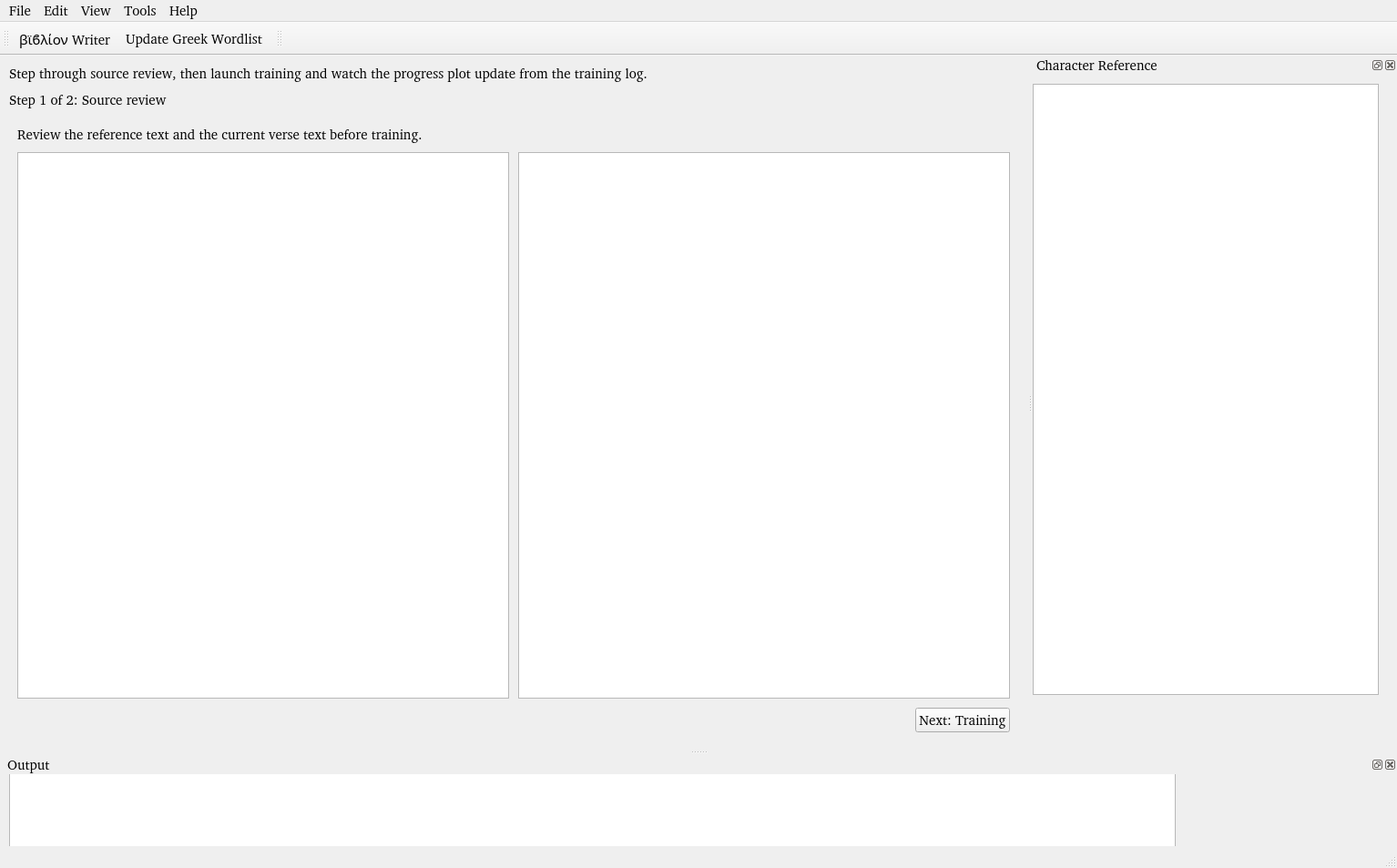
<?xml version="1.0" encoding="UTF-8"?>
<ui version="4.0">
 <class>Trainer</class>
 <widget class="QMainWindow" name="Trainer">
  <property name="enabled">
   <bool>true</bool>
  </property>
  <property name="geometry">
   <rect>
    <x>0</x>
    <y>0</y>
    <width>1363</width>
    <height>928</height>
   </rect>
  </property>
  <property name="font">
   <font>
    <family>FROMVS [MAXR]</family>
    <pointsize>11</pointsize>
    <weight>50</weight>
    <italic>false</italic>
    <bold>false</bold>
   </font>
  </property>
  <property name="windowTitle">
   <string>βϊϐλίον Trainer</string>
  </property>
  <property name="windowIcon">
   <iconset resource="../UI_Icons.qrc">
    <normaloff>:/Icons/Icons/BiblionTrainer1.png</normaloff>:/Icons/Icons/BiblionTrainer1.png</iconset>
  </property>
  <property name="animated">
   <bool>false</bool>
  </property>
  <widget class="QWidget" name="centralwidget">
   <layout class="QVBoxLayout" name="centralLayout">
    <property name="spacing">
     <number>10</number>
    </property>
    <property name="leftMargin">
     <number>10</number>
    </property>
    <property name="topMargin">
     <number>10</number>
    </property>
    <property name="rightMargin">
     <number>10</number>
    </property>
    <property name="bottomMargin">
     <number>10</number>
    </property>
    <item>
     <widget class="QLabel" name="trainerIntroLabel">
      <property name="text">
       <string>Step through source review, then launch training and watch the progress plot update from the training log.</string>
      </property>
      <property name="wordWrap">
       <bool>true</bool>
      </property>
     </widget>
    </item>
    <item>
     <widget class="QLabel" name="pageTitleLabel">
      <property name="text">
       <string>Step 1 of 2: Source review</string>
      </property>
     </widget>
    </item>
    <item>
     <widget class="QStackedWidget" name="page_stack">
      <property name="currentIndex">
       <number>0</number>
      </property>
      <widget class="QWidget" name="page_review">
       <layout class="QVBoxLayout" name="reviewLayout">
        <property name="spacing">
         <number>10</number>
        </property>
        <item>
         <widget class="QLabel" name="reviewHeadingLabel">
          <property name="text">
           <string>Review the reference text and the current verse text before training.</string>
          </property>
          <property name="wordWrap">
           <bool>true</bool>
          </property>
         </widget>
        </item>
        <item>
         <layout class="QHBoxLayout" name="reviewTextLayout">
          <item>
           <widget class="QTextEdit" name="RefText">
            <property name="minimumSize">
             <size>
              <width>540</width>
              <height>600</height>
             </size>
            </property>
            <property name="font">
             <font>
              <pointsize>8</pointsize>
             </font>
            </property>
            <property name="readOnly">
             <bool>true</bool>
            </property>
           </widget>
          </item>
          <item>
           <widget class="QTextEdit" name="VerseText">
            <property name="minimumSize">
             <size>
              <width>540</width>
              <height>600</height>
             </size>
            </property>
            <property name="font">
             <font>
              <pointsize>8</pointsize>
             </font>
            </property>
           </widget>
          </item>
         </layout>
        </item>
        <item>
         <layout class="QHBoxLayout" name="reviewNavLayout">
          <item>
           <spacer name="reviewNavSpacer">
            <property name="orientation">
             <enum>Qt::Horizontal</enum>
            </property>
            <property name="sizeHint" stdset="0">
             <size>
              <width>40</width>
              <height>20</height>
             </size>
            </property>
           </spacer>
          </item>
          <item>
           <widget class="QPushButton" name="stepReviewNextButton">
            <property name="text">
             <string>Next: Training</string>
            </property>
           </widget>
          </item>
         </layout>
        </item>
       </layout>
      </widget>
      <widget class="QWidget" name="page_training">
       <layout class="QVBoxLayout" name="trainingLayout">
        <property name="spacing">
         <number>10</number>
        </property>
        <item>
         <widget class="QLabel" name="trainingHeadingLabel">
          <property name="text">
           <string>Training workspace, progress plot, and launch controls.</string>
          </property>
          <property name="wordWrap">
           <bool>true</bool>
          </property>
         </widget>
        </item>
        <item>
         <widget class="QLabel" name="trainingSummaryLabel">
          <property name="text">
           <string/>
          </property>
          <property name="wordWrap">
           <bool>true</bool>
          </property>
         </widget>
        </item>
        <item>
         <widget class="QWidget" name="trainingPlotContainer">
          <property name="minimumSize">
           <size>
            <width>0</width>
            <height>360</height>
           </size>
          </property>
         </widget>
        </item>
        <item>
         <layout class="QHBoxLayout" name="trainingNavLayout">
          <item>
           <widget class="QPushButton" name="stepTrainingBackButton">
            <property name="text">
             <string>Back</string>
            </property>
           </widget>
          </item>
          <item>
           <widget class="QPushButton" name="stepTrainingRefreshButton">
            <property name="text">
             <string>Refresh Progress</string>
            </property>
           </widget>
          </item>
          <item>
           <widget class="QPushButton" name="stepTrainingStartButton">
            <property name="text">
             <string>Start Training</string>
            </property>
           </widget>
          </item>
          <item>
           <spacer name="trainingNavSpacer">
            <property name="orientation">
             <enum>Qt::Horizontal</enum>
            </property>
            <property name="sizeHint" stdset="0">
             <size>
              <width>40</width>
              <height>20</height>
             </size>
            </property>
           </spacer>
          </item>
         </layout>
        </item>
       </layout>
      </widget>
     </widget>
    </item>
   </layout>
  </widget>
  <widget class="QMenuBar" name="menubar">
   <property name="geometry">
    <rect>
     <x>0</x>
     <y>0</y>
     <width>1363</width>
     <height>20</height>
    </rect>
   </property>
   <widget class="QMenu" name="menuFile">
    <property name="font">
     <font>
      <family>Ubuntu</family>
      <pointsize>11</pointsize>
     </font>
    </property>
    <property name="title">
     <string>File</string>
    </property>
    <addaction name="actionOpen_Reference_Text"/>
    <addaction name="actionOpen_Text"/>
    <addaction name="actionSave_Text"/>
    <addaction name="actionSave_As_Text"/>
   </widget>
   <widget class="QMenu" name="menuEdit">
    <property name="title">
     <string>Edit</string>
    </property>
    <addaction name="actionPreferences"/>
   </widget>
   <widget class="QMenu" name="menuView">
    <property name="title">
     <string>View</string>
    </property>
   </widget>
   <widget class="QMenu" name="menuTools">
    <property name="title">
     <string>Tools</string>
    </property>
    <addaction name="action_Writer"/>
    <addaction name="actionUpdate_Greek_Wordlist"/>
    <addaction name="actionUpdate_Hebrew_Wordlist"/>
    <addaction name="actionUpdate_Latin_Wordlist"/>
   </widget>
   <widget class="QMenu" name="menuHelp">
    <property name="title">
     <string>Help</string>
    </property>
   </widget>
   <addaction name="menuFile"/>
   <addaction name="menuEdit"/>
   <addaction name="menuView"/>
   <addaction name="menuTools"/>
   <addaction name="menuHelp"/>
  </widget>
  <widget class="QStatusBar" name="statusbar"/>
  <widget class="QDockWidget" name="dockOutput">
   <property name="enabled">
    <bool>true</bool>
   </property>
   <property name="minimumSize">
    <size>
     <width>100</width>
     <height>100</height>
    </size>
   </property>
   <property name="baseSize">
    <size>
     <width>520</width>
     <height>200</height>
    </size>
   </property>
   <property name="accessibleName">
    <string/>
   </property>
   <property name="accessibleDescription">
    <string/>
   </property>
   <property name="floating">
    <bool>false</bool>
   </property>
   <property name="allowedAreas">
    <set>Qt::BottomDockWidgetArea|Qt::LeftDockWidgetArea</set>
   </property>
   <property name="windowTitle">
    <string> Output</string>
   </property>
   <attribute name="dockWidgetArea">
    <number>8</number>
   </attribute>
   <widget class="QWidget" name="dockOutputContents">
    <property name="minimumSize">
     <size>
      <width>0</width>
      <height>0</height>
     </size>
    </property>
    <widget class="QTextEdit" name="OutputText">
     <property name="geometry">
      <rect>
       <x>10</x>
       <y>-1</y>
       <width>1281</width>
       <height>101</height>
      </rect>
     </property>
     <property name="minimumSize">
      <size>
       <width>100</width>
       <height>100</height>
      </size>
     </property>
    </widget>
   </widget>
  </widget>
  <widget class="QDockWidget" name="dockChrRef">
   <property name="minimumSize">
    <size>
     <width>400</width>
     <height>619</height>
    </size>
   </property>
   <property name="baseSize">
    <size>
     <width>200</width>
     <height>200</height>
    </size>
   </property>
   <property name="allowedAreas">
    <set>Qt::BottomDockWidgetArea|Qt::RightDockWidgetArea</set>
   </property>
   <property name="windowTitle">
    <string>Character Reference</string>
   </property>
   <attribute name="dockWidgetArea">
    <number>2</number>
   </attribute>
   <widget class="QWidget" name="dockChrRefContents">
    <property name="minimumSize">
     <size>
      <width>400</width>
      <height>600</height>
     </size>
    </property>
    <widget class="QPlainTextEdit" name="ChrRefplainTextEdit">
     <property name="geometry">
      <rect>
       <x>0</x>
       <y>10</y>
       <width>380</width>
       <height>671</height>
      </rect>
     </property>
     <property name="minimumSize">
      <size>
       <width>360</width>
       <height>500</height>
      </size>
     </property>
     <property name="font">
      <font>
       <family>FROMVS</family>
       <pointsize>18</pointsize>
      </font>
     </property>
     <property name="documentTitle">
      <string>Character Reference</string>
     </property>
    </widget>
   </widget>
  </widget>
  <widget class="QToolBar" name="ModulesToolBar">
   <property name="windowTitle">
    <string>Versify Text Tool Bar</string>
   </property>
   <property name="toolTip">
    <string>Versify Text Tool Bar</string>
   </property>
   <attribute name="toolBarArea">
    <enum>TopToolBarArea</enum>
   </attribute>
   <attribute name="toolBarBreak">
    <bool>false</bool>
   </attribute>
   <addaction name="action_Writer"/>
   <addaction name="actionUpdate_Greek_Wordlist"/>
  </widget>
  <widget class="QToolBar" name="toolBar">
   <property name="windowTitle">
    <string>toolBar</string>
   </property>
   <attribute name="toolBarArea">
    <enum>TopToolBarArea</enum>
   </attribute>
   <attribute name="toolBarBreak">
    <bool>false</bool>
   </attribute>
  </widget>
  <action name="actionpdf_to_tiff">
   <property name="icon">
    <iconset>
     <normaloff>:/Icons/Icons/ocr2.png</normaloff>:/Icons/Icons/ocr2.png</iconset>
   </property>
   <property name="text">
    <string>pdf for tiff</string>
   </property>
  </action>
  <action name="actionmove_pdf_for_tiff">
   <property name="text">
    <string>pdf to tiff</string>
   </property>
  </action>
  <action name="actiontiff_to_mono">
   <property name="text">
    <string>tiff to mono</string>
   </property>
  </action>
  <action name="actionmono_to_png">
   <property name="text">
    <string>mono to png</string>
   </property>
  </action>
  <action name="actiontiff_to_png">
   <property name="text">
    <string>tiff to png</string>
   </property>
  </action>
  <action name="actionGreek">
   <property name="text">
    <string>Greek</string>
   </property>
  </action>
  <action name="actiontiff_to_png_2">
   <property name="text">
    <string>tiff to png</string>
   </property>
  </action>
  <action name="actionpdf_for_tiff">
   <property name="text">
    <string>pdf for tiff</string>
   </property>
  </action>
  <action name="actionpdf_for_tiff_tb">
   <property name="icon">
    <iconset resource="../UI_Icons.qrc">
     <normaloff>:/Icons/Icons/pdf4tiff.png</normaloff>:/Icons/Icons/pdf4tiff.png</iconset>
   </property>
   <property name="text">
    <string>pdf For tiff</string>
   </property>
   <property name="toolTip">
    <string>Stage extracted pdf pages FOR tif conversion</string>
   </property>
   <property name="statusTip">
    <string>Staging extracted pdf pages...</string>
   </property>
  </action>
  <action name="actionpdf_to_tiff_tb">
   <property name="icon">
    <iconset resource="../UI_Icons.qrc">
     <normaloff>:/Icons/Icons/pdf2tiff.png</normaloff>:/Icons/Icons/pdf2tiff.png</iconset>
   </property>
   <property name="text">
    <string>pdf To tiff</string>
   </property>
   <property name="toolTip">
    <string>Convert staged pdf pages TO tif pages</string>
   </property>
   <property name="statusTip">
    <string>Converting staged pdf pages...</string>
   </property>
  </action>
  <action name="actiontiff_to_mono_tb">
   <property name="icon">
    <iconset resource="../UI_Icons.qrc">
     <normaloff>:/Icons/Icons/tiff-file.png</normaloff>:/Icons/Icons/tiff-file.png</iconset>
   </property>
   <property name="text">
    <string>tiff indexed</string>
   </property>
   <property name="toolTip">
    <string>Convert tif pages TO black&amp;white indexed</string>
   </property>
   <property name="statusTip">
    <string>Converting tif pages to black&amp;white indexed...</string>
   </property>
  </action>
  <action name="actionmono_to_png_tb">
   <property name="icon">
    <iconset resource="../UI_Icons.qrc">
     <normaloff>:/Icons/Icons/png-file.png</normaloff>:/Icons/Icons/png-file.png</iconset>
   </property>
   <property name="text">
    <string>png indexed</string>
   </property>
   <property name="toolTip">
    <string>Convert indexed tif pages TO png</string>
   </property>
   <property name="statusTip">
    <string>Converting indexed tif pages to png pages...</string>
   </property>
  </action>
  <action name="actionLatin">
   <property name="text">
    <string>Latin</string>
   </property>
  </action>
  <action name="actiontiff_to_png_3">
   <property name="text">
    <string>tiff to png</string>
   </property>
  </action>
  <action name="actiontiff_to_png_4">
   <property name="text">
    <string>tiff to png</string>
   </property>
  </action>
  <action name="actionDeskewGreek_tiff_tb">
   <property name="icon">
    <iconset resource="../UI_Icons.qrc">
     <normaloff>:/Icons/Icons/deskew-greek.png</normaloff>:/Icons/Icons/deskew-greek.png</iconset>
   </property>
   <property name="text">
    <string>Deskew Greek tiff</string>
   </property>
   <property name="toolTip">
    <string>Deskew Greek tif pages</string>
   </property>
   <property name="statusTip">
    <string>Deskewing Greek tif pages...</string>
   </property>
  </action>
  <action name="actiontiff_to_png_5">
   <property name="text">
    <string>tiff to png</string>
   </property>
  </action>
  <action name="actionDeskewLatin_tiff_tb">
   <property name="enabled">
    <bool>false</bool>
   </property>
   <property name="icon">
    <iconset resource="../UI_Icons.qrc">
     <normaloff>:/Icons/Icons/deskew-latin.png</normaloff>:/Icons/Icons/deskew-latin.png</iconset>
   </property>
   <property name="text">
    <string>Deskew Latin tif pages</string>
   </property>
   <property name="statusTip">
    <string>Deskewing Latin tif pages...</string>
   </property>
   <property name="visible">
    <bool>false</bool>
   </property>
   <property name="iconVisibleInMenu">
    <bool>false</bool>
   </property>
  </action>
  <action name="actionResizeGreek_png_tb">
   <property name="icon">
    <iconset resource="../UI_Icons.qrc">
     <normaloff>:/Icons/Icons/resize-png-greek.png</normaloff>:/Icons/Icons/resize-png-greek.png</iconset>
   </property>
   <property name="text">
    <string>Resize Greek png pages</string>
   </property>
   <property name="statusTip">
    <string>Resizing Greek png pages...</string>
   </property>
  </action>
  <action name="actionResizeLatin_png_tb">
   <property name="icon">
    <iconset resource="../UI_Icons.qrc">
     <normaloff>:/Icons/Icons/resize-png-latin.png</normaloff>:/Icons/Icons/resize-png-latin.png</iconset>
   </property>
   <property name="text">
    <string>Resize Latin png pages</string>
   </property>
   <property name="statusTip">
    <string>Resizing Latin png pages</string>
   </property>
   <property name="visible">
    <bool>false</bool>
   </property>
   <property name="iconVisibleInMenu">
    <bool>false</bool>
   </property>
  </action>
  <action name="actionCrop_Languages_tb">
   <property name="icon">
    <iconset resource="../UI_Icons.qrc">
     <normaloff>:/Icons/Icons/split-langs.png</normaloff>:/Icons/Icons/split-langs.png</iconset>
   </property>
   <property name="text">
    <string>Auto Crop Languages</string>
   </property>
   <property name="toolTip">
    <string>Auto crop language pages into separate tif files</string>
   </property>
   <property name="statusTip">
    <string>Auto cropping language pages...</string>
   </property>
   <property name="font">
    <font>
     <family>FROMVS</family>
    </font>
   </property>
  </action>
  <action name="actionextract_pdf_tb">
   <property name="icon">
    <iconset resource="../UI_Icons.qrc">
     <normaloff>:/Icons/Icons/pdf-extract1.png</normaloff>:/Icons/Icons/pdf-extract1.png</iconset>
   </property>
   <property name="text">
    <string>Extract pdf</string>
   </property>
   <property name="toolTip">
    <string>Extract pdf pages from pdf source document</string>
   </property>
   <property name="statusTip">
    <string>Extracting pdf pages...</string>
   </property>
   <property name="menuRole">
    <enum>QAction::TextHeuristicRole</enum>
   </property>
  </action>
  <action name="actiontiff_for_Ground_Truth">
   <property name="text">
    <string>tiff for Ground Truth</string>
   </property>
  </action>
  <action name="actionCrop">
   <property name="text">
    <string>Crop to tiff lines</string>
   </property>
  </action>
  <action name="actiontiff_for_Ground_Truth_2">
   <property name="text">
    <string>Move tiff lines</string>
   </property>
  </action>
  <action name="actionSplit">
   <property name="text">
    <string>Split text lines</string>
   </property>
  </action>
  <action name="actionRename_tiff_lines">
   <property name="text">
    <string>Rename tiff lines</string>
   </property>
  </action>
  <action name="actionRename_text_lines">
   <property name="text">
    <string>Rename text lines</string>
   </property>
  </action>
  <action name="actionReview_Ground_Truth">
   <property name="text">
    <string>Review Ground Truth</string>
   </property>
  </action>
  <action name="actionGreek_Wordlist_2">
   <property name="text">
    <string>Greek Wordlist</string>
   </property>
  </action>
  <action name="actionLatin_Wordlist">
   <property name="text">
    <string>Latin Wordlist</string>
   </property>
  </action>
  <action name="actionImage_Lines">
   <property name="text">
    <string>Image Lines</string>
   </property>
  </action>
  <action name="actionText_Lines">
   <property name="text">
    <string>Text Lines</string>
   </property>
  </action>
  <action name="actionReview_Ground_Truth_2">
   <property name="text">
    <string>Review Ground Truth</string>
   </property>
  </action>
  <action name="actionUpdate_Wordlist">
   <property name="text">
    <string>Update Wordlist</string>
   </property>
  </action>
  <action name="actionUpdate_Wordlist_2">
   <property name="text">
    <string>Update Wordlist</string>
   </property>
  </action>
  <action name="actionCorrect_OCR_tb">
   <property name="icon">
    <iconset resource="../UI_Icons.qrc">
     <normaloff>:/Icons/Icons/ocr3.png</normaloff>:/Icons/Icons/ocr3.png</iconset>
   </property>
   <property name="text">
    <string>OCR Image</string>
   </property>
   <property name="toolTip">
    <string>OCR current image</string>
   </property>
   <property name="statusTip">
    <string>Performing OCR on current image...</string>
   </property>
  </action>
  <action name="actionVersify_Text">
   <property name="text">
    <string>Versify Text</string>
   </property>
  </action>
  <action name="actionUpdate_Words">
   <property name="text">
    <string>Latin</string>
   </property>
  </action>
  <action name="actionUpdate_Verses">
   <property name="text">
    <string>Update Verses</string>
   </property>
  </action>
  <action name="actionUpdate_Words_Post">
   <property name="text">
    <string>Update Words</string>
   </property>
  </action>
  <action name="actionNormalize">
   <property name="text">
    <string>Normalize</string>
   </property>
  </action>
  <action name="actionLower_Case">
   <property name="text">
    <string>Lower Case</string>
   </property>
  </action>
  <action name="actionRemove_Diacritics">
   <property name="text">
    <string>Remove Diacritics</string>
   </property>
  </action>
  <action name="actionAlign_Strongs">
   <property name="text">
    <string>Align Strongs+RMAC</string>
   </property>
  </action>
  <action name="actionAlign_Lemmas">
   <property name="text">
    <string>Align Lemmas</string>
   </property>
  </action>
  <action name="actionAlign_English">
   <property name="text">
    <string>Align English</string>
   </property>
  </action>
  <action name="actionVariants">
   <property name="text">
    <string>Variants</string>
   </property>
  </action>
  <action name="actionTrain_Tesseract_tb">
   <property name="icon">
    <iconset resource="../UI_Icons.qrc">
     <normaloff>:/Icons/Icons/trainOCR4.png</normaloff>:/Icons/Icons/trainOCR4.png</iconset>
   </property>
   <property name="text">
    <string>Train Tesseract</string>
   </property>
   <property name="toolTip">
    <string>Train Tesseract OCR with current Ground Truth</string>
   </property>
   <property name="statusTip">
    <string>Training Tesseract OCR with current Ground Truth...</string>
   </property>
  </action>
  <action name="actionReview_Ground_Truth_tb">
   <property name="icon">
    <iconset resource="../UI_Icons.qrc">
     <normaloff>:/Icons/Icons/ground-truth1.png</normaloff>:/Icons/Icons/ground-truth1.png</iconset>
   </property>
   <property name="text">
    <string>Validate Ground Truth</string>
   </property>
   <property name="toolTip">
    <string>Validate current Ground Truth image|text</string>
   </property>
   <property name="statusTip">
    <string>Validating current Ground Truth image|text pairs...</string>
   </property>
  </action>
  <action name="actionUpdate_Greek_Wordlist">
   <property name="icon">
    <iconset resource="../UI_Icons.qrc">
     <normaloff>:/Icons/Icons/update-greek-wordlist.png</normaloff>:/Icons/Icons/update-greek-wordlist.png</iconset>
   </property>
   <property name="text">
    <string>Update Greek Wordlist</string>
   </property>
   <property name="toolTip">
    <string>Update Greek Wordlist for OCR Training</string>
   </property>
   <property name="statusTip">
    <string>Upadting Greek wordlist...</string>
   </property>
  </action>
  <action name="actionAutoCrop_Greek_to_tif_Lines_tb">
   <property name="icon">
    <iconset resource="../UI_Icons.qrc">
     <normaloff>:/Icons/Icons/split-lines-greek.png</normaloff>:/Icons/Icons/split-lines-greek.png</iconset>
   </property>
   <property name="text">
    <string>Crop Greek To tif Lines</string>
   </property>
   <property name="statusTip">
    <string>Auto cropping Greek tif lines....</string>
   </property>
  </action>
  <action name="actionRename_Greek_tif_Lines_tb">
   <property name="icon">
    <iconset resource="../UI_Icons.qrc">
     <normaloff>:/Icons/Icons/rename-lines-greek.png</normaloff>:/Icons/Icons/rename-lines-greek.png</iconset>
   </property>
   <property name="text">
    <string>Rename Greek tif Lines</string>
   </property>
   <property name="statusTip">
    <string>Renaming Greek tif lines...</string>
   </property>
  </action>
  <action name="actionMove_Greek_tif_Lines_tb">
   <property name="icon">
    <iconset resource="../UI_Icons.qrc">
     <normaloff>:/Icons/Icons/move-lines-greek.png</normaloff>:/Icons/Icons/move-lines-greek.png</iconset>
   </property>
   <property name="text">
    <string>Move Greek tif Lines</string>
   </property>
   <property name="statusTip">
    <string>Moving Greek tif lines...</string>
   </property>
  </action>
  <action name="actionSplitGreek_text_lines_tb">
   <property name="icon">
    <iconset resource="../UI_Icons.qrc">
     <normaloff>:/Icons/Icons/split-textlines-greek.png</normaloff>:/Icons/Icons/split-textlines-greek.png</iconset>
   </property>
   <property name="text">
    <string>Split Greek Pages To Text Lines</string>
   </property>
   <property name="statusTip">
    <string>Splitting Greek pages to text lines...</string>
   </property>
  </action>
  <action name="actionRenameGreek_text_lines_tb">
   <property name="icon">
    <iconset resource="../UI_Icons.qrc">
     <normaloff>:/Icons/Icons/rename_textlines-greek.png</normaloff>:/Icons/Icons/rename_textlines-greek.png</iconset>
   </property>
   <property name="text">
    <string>Rename Greek Text Lines</string>
   </property>
   <property name="statusTip">
    <string>Renaming Greek text lines...</string>
   </property>
  </action>
  <action name="actionImage_Lines_3">
   <property name="text">
    <string>Image Lines</string>
   </property>
  </action>
  <action name="actionReview_Ground_Truth_menu">
   <property name="text">
    <string>Review Ground Truth</string>
   </property>
  </action>
  <action name="actionUpdate_Latin_Wordlist">
   <property name="text">
    <string>Update Latin Wordlist</string>
   </property>
  </action>
  <action name="actionAutoCrop_Latin_To_tif_Lines_tb">
   <property name="icon">
    <iconset resource="../UI_Icons.qrc">
     <normaloff>:/Icons/Icons/split-lines-latin.png</normaloff>:/Icons/Icons/split-lines-latin.png</iconset>
   </property>
   <property name="text">
    <string>Crop Latin To tif Lines</string>
   </property>
   <property name="iconText">
    <string>Crop Latin To tif Lines</string>
   </property>
   <property name="toolTip">
    <string>Crop Latin To tif Lines</string>
   </property>
   <property name="statusTip">
    <string>Auto croping Latin tif lines...</string>
   </property>
   <property name="visible">
    <bool>false</bool>
   </property>
   <property name="iconVisibleInMenu">
    <bool>false</bool>
   </property>
  </action>
  <action name="actionRename_Latin_tif_Lines_tb">
   <property name="icon">
    <iconset resource="../UI_Icons.qrc">
     <normaloff>:/Icons/Icons/rename-lines-latin.png</normaloff>:/Icons/Icons/rename-lines-latin.png</iconset>
   </property>
   <property name="text">
    <string>Rename Latin tif Lines</string>
   </property>
   <property name="statusTip">
    <string>Renaming Latin tif lines...</string>
   </property>
   <property name="visible">
    <bool>false</bool>
   </property>
   <property name="iconVisibleInMenu">
    <bool>false</bool>
   </property>
  </action>
  <action name="actionMove_Latin_tif_Lines_tb">
   <property name="icon">
    <iconset resource="../UI_Icons.qrc">
     <normaloff>:/Icons/Icons/move-lines-latin.png</normaloff>:/Icons/Icons/move-lines-latin.png</iconset>
   </property>
   <property name="text">
    <string>Move Latin tif Lines</string>
   </property>
   <property name="statusTip">
    <string>Moving Latin tif lines...</string>
   </property>
   <property name="visible">
    <bool>false</bool>
   </property>
   <property name="iconVisibleInMenu">
    <bool>false</bool>
   </property>
  </action>
  <action name="actionSplit_Latin_Text_Lines_tb">
   <property name="icon">
    <iconset resource="../UI_Icons.qrc">
     <normaloff>:/Icons/Icons/split-textlines-latin.png</normaloff>:/Icons/Icons/split-textlines-latin.png</iconset>
   </property>
   <property name="text">
    <string>Split Latin Pages To Text Lines</string>
   </property>
   <property name="statusTip">
    <string>Splitting Latin pages to text lines...</string>
   </property>
   <property name="whatsThis">
    <string/>
   </property>
   <property name="visible">
    <bool>false</bool>
   </property>
  </action>
  <action name="actionRename_Latin_Text_Lines_tb">
   <property name="icon">
    <iconset resource="../UI_Icons.qrc">
     <normaloff>:/Icons/Icons/rename-textlines-latin.png</normaloff>:/Icons/Icons/rename-textlines-latin.png</iconset>
   </property>
   <property name="text">
    <string>Rename Latin Text Lines</string>
   </property>
   <property name="statusTip">
    <string>Renaming Latin text lines...</string>
   </property>
   <property name="visible">
    <bool>false</bool>
   </property>
   <property name="iconVisibleInMenu">
    <bool>false</bool>
   </property>
  </action>
  <action name="actiondeskew_mono">
   <property name="icon">
    <iconset resource="../UI_Icons.qrc">
     <normaloff>:/Icons/Icons/deskew-tiff-file.png</normaloff>:/Icons/Icons/deskew-tiff-file.png</iconset>
   </property>
   <property name="text">
    <string>Deskew indexed</string>
   </property>
   <property name="toolTip">
    <string>Transform indexed tif pages To deskewed tif and png pages</string>
   </property>
   <property name="statusTip">
    <string>Deskewing indexed tif pages...</string>
   </property>
  </action>
  <action name="actionOpen_Image">
   <property name="icon">
    <iconset resource="../UI_Icons.qrc">
     <normaloff>:/Icons/Icons/folder-open-image.png</normaloff>:/Icons/Icons/folder-open-image.png</iconset>
   </property>
   <property name="text">
    <string>Open Image</string>
   </property>
  </action>
  <action name="actionVerse_Correction">
   <property name="icon">
    <iconset resource="../UI_Icons.qrc">
     <normaloff>:/Icons/Icons/versify.png</normaloff>:/Icons/Icons/versify.png</iconset>
   </property>
   <property name="text">
    <string>Verse Correction</string>
   </property>
   <property name="toolTip">
    <string>Book Chapter:Verse Text Assignment</string>
   </property>
   <property name="statusTip">
    <string>Assigning Book Chapter:Verse to text lines</string>
   </property>
  </action>
  <action name="actionConvert_Greek_tiff_To_png">
   <property name="icon">
    <iconset resource="../UI_Icons.qrc">
     <normaloff>:/Icons/Icons/tiff2png-greek.png</normaloff>:/Icons/Icons/tiff2png-greek.png</iconset>
   </property>
   <property name="text">
    <string>Convert Greek tif To png</string>
   </property>
   <property name="statusTip">
    <string>Converting Greek tif pages to png pages</string>
   </property>
  </action>
  <action name="actionConvert_Latin_tiff_To_png">
   <property name="enabled">
    <bool>false</bool>
   </property>
   <property name="icon">
    <iconset resource="../UI_Icons.qrc">
     <normaloff>:/Icons/Icons/tiff2png-latin.png</normaloff>:/Icons/Icons/tiff2png-latin.png</iconset>
   </property>
   <property name="text">
    <string>Convert Latin tif To png</string>
   </property>
   <property name="toolTip">
    <string>Convert Latin tif pages To png pages</string>
   </property>
   <property name="statusTip">
    <string>Converting Latin tif pages To png pages</string>
   </property>
   <property name="visible">
    <bool>false</bool>
   </property>
   <property name="iconVisibleInMenu">
    <bool>false</bool>
   </property>
  </action>
  <action name="actionExtract_Glyphs">
   <property name="icon">
    <iconset resource="../UI_Icons.qrc">
     <normaloff>:/Icons/Icons/trace1.png</normaloff>:/Icons/Icons/trace1.png</iconset>
   </property>
   <property name="text">
    <string>GlyphTracer</string>
   </property>
   <property name="toolTip">
    <string>Extract and trace bitmap glyphs with GlyphTracer</string>
   </property>
   <property name="statusTip">
    <string>Extracting and trace bitmap glyphs with GlyphTracer...</string>
   </property>
  </action>
  <action name="actionLine_tif_to_bmp">
   <property name="icon">
    <iconset resource="../UI_Icons.qrc">
     <normaloff>:/Icons/Icons/tiff2bmp.png</normaloff>:/Icons/Icons/tiff2bmp.png</iconset>
   </property>
   <property name="text">
    <string>Convert tif To bmp</string>
   </property>
   <property name="toolTip">
    <string>Convert current tif image to bmp</string>
   </property>
   <property name="statusTip">
    <string>Converting current tif image to bmp...</string>
   </property>
  </action>
  <action name="actionFontForge">
   <property name="icon">
    <iconset resource="../UI_Icons.qrc">
     <normaloff>:/Icons/Icons/FontForge.png</normaloff>:/Icons/Icons/FontForge.png</iconset>
   </property>
   <property name="text">
    <string>FontForge</string>
   </property>
   <property name="toolTip">
    <string>Edit current GlyphTracer sfd file in FontForge</string>
   </property>
   <property name="statusTip">
    <string>Editing current GlyphTracer sfd file in FontForge...</string>
   </property>
  </action>
  <action name="actionPreferences">
   <property name="text">
    <string>Preferences</string>
   </property>
  </action>
  <action name="actionOpen_Text">
   <property name="icon">
    <iconset resource="../UI_Icons.qrc">
     <normaloff>:/Icons/Icons/folder-open-document-text.png</normaloff>:/Icons/Icons/folder-open-document-text.png</iconset>
   </property>
   <property name="text">
    <string>Open Text</string>
   </property>
  </action>
  <action name="actionSave_Image">
   <property name="text">
    <string>Save Image</string>
   </property>
  </action>
  <action name="actionSave_As_Image">
   <property name="text">
    <string>Save As Image</string>
   </property>
  </action>
  <action name="actionSave_Text">
   <property name="icon">
    <iconset resource="../UI_Icons.qrc">
     <normaloff>:/Icons/Icons/disk.png</normaloff>:/Icons/Icons/disk.png</iconset>
   </property>
   <property name="text">
    <string>Save Text</string>
   </property>
  </action>
  <action name="actionSave_As_Text">
   <property name="icon">
    <iconset resource="../UI_Icons.qrc">
     <normaloff>:/Icons/Icons/disk-rename.png</normaloff>:/Icons/Icons/disk-rename.png</iconset>
   </property>
   <property name="text">
    <string>Save As Text</string>
   </property>
  </action>
  <action name="actionConvert_Image_s">
   <property name="text">
    <string>Convert Image(s)</string>
   </property>
  </action>
  <action name="actionReview_Ground_Truth_3">
   <property name="text">
    <string>Review Ground Truth</string>
   </property>
  </action>
  <action name="actionHebrew">
   <property name="text">
    <string>Hebrew</string>
   </property>
  </action>
  <action name="actionHebrew_2">
   <property name="text">
    <string>Hebrew</string>
   </property>
  </action>
  <action name="actionUpdate_Hebrew_Wordlist">
   <property name="text">
    <string>Update Hebrew Wordlist</string>
   </property>
  </action>
  <action name="actionHebrew_3">
   <property name="text">
    <string>Hebrew</string>
   </property>
  </action>
  <action name="actionOCR_Image">
   <property name="text">
    <string>OCR Image</string>
   </property>
  </action>
  <action name="actionSelect_Image">
   <property name="text">
    <string>Select Image</string>
   </property>
  </action>
  <action name="actionGreek_2">
   <property name="text">
    <string>Greek</string>
   </property>
  </action>
  <action name="actionHebrew_4">
   <property name="text">
    <string>Hebrew</string>
   </property>
  </action>
  <action name="actionLatin_2">
   <property name="text">
    <string>Latin</string>
   </property>
  </action>
  <action name="actionSelect_Language_Model">
   <property name="text">
    <string>Select Language Model</string>
   </property>
  </action>
  <action name="actionSelect_Fonts">
   <property name="text">
    <string>Select Fonts</string>
   </property>
  </action>
  <action name="actionany">
   <property name="text">
    <string>any</string>
   </property>
  </action>
  <action name="actionAny">
   <property name="text">
    <string>Any</string>
   </property>
  </action>
  <action name="actionStage_Ground_Truth">
   <property name="text">
    <string>Stage Ground Truth</string>
   </property>
  </action>
  <action name="actionCreate_e_Sword_Bible_Module">
   <property name="icon">
    <iconset resource="../UI_Icons.qrc">
     <normaloff>:/Icons/Icons/esword.png</normaloff>:/Icons/Icons/esword.png</iconset>
   </property>
   <property name="text">
    <string>e-Sword Bible Module</string>
   </property>
  </action>
  <action name="actionCreate_theWord_Bible_Module">
   <property name="icon">
    <iconset resource="../UI_Icons.qrc">
     <normaloff>:/Icons/Icons/theword.png</normaloff>:/Icons/Icons/theword.png</iconset>
   </property>
   <property name="text">
    <string>theWord Bible Module</string>
   </property>
  </action>
  <action name="actionEnglish">
   <property name="text">
    <string>English</string>
   </property>
  </action>
  <action name="actionEnglishh">
   <property name="text">
    <string>English</string>
   </property>
  </action>
  <action name="actionEnglish_2">
   <property name="text">
    <string>English</string>
   </property>
  </action>
  <action name="actionEnglish_3">
   <property name="text">
    <string>English</string>
   </property>
  </action>
  <action name="actionOnline">
   <property name="text">
    <string>Online</string>
   </property>
  </action>
  <action name="actionManual_Crop_Image_tb">
   <property name="icon">
    <iconset resource="../UI_Icons.qrc">
     <normaloff>:/Icons/Icons/image-crop.png</normaloff>:/Icons/Icons/image-crop.png</iconset>
   </property>
   <property name="text">
    <string>Manual Crop</string>
   </property>
   <property name="toolTip">
    <string>Manually crop current tif image</string>
   </property>
   <property name="statusTip">
    <string>Manually cropping current tif image...</string>
   </property>
  </action>
  <action name="actionEdit_Image_tb">
   <property name="icon">
    <iconset resource="../UI_Icons.qrc">
     <normaloff>:/Icons/Icons/gimp.png</normaloff>:/Icons/Icons/gimp.png</iconset>
   </property>
   <property name="text">
    <string>Gimp Image Editor</string>
   </property>
   <property name="statusTip">
    <string>Editing image in Gimp...</string>
   </property>
  </action>
  <action name="actionLibreOffice_Writer">
   <property name="icon">
    <iconset resource="../UI_Icons.qrc">
     <normaloff>:/Icons/Icons/libreoffice-writer.png</normaloff>:/Icons/Icons/libreoffice-writer.png</iconset>
   </property>
   <property name="text">
    <string>LibreOffice Writer</string>
   </property>
  </action>
  <action name="actionLibreOffice_Calc">
   <property name="icon">
    <iconset resource="../UI_Icons.qrc">
     <normaloff>:/Icons/Icons/libreoffice-calc.png</normaloff>:/Icons/Icons/libreoffice-calc.png</iconset>
   </property>
   <property name="text">
    <string>LibreOffice Calc</string>
   </property>
  </action>
  <action name="actionDB_Browser_for_SQLite">
   <property name="icon">
    <iconset resource="../UI_Icons.qrc">
     <normaloff>:/Icons/Icons/server.png</normaloff>:/Icons/Icons/server.png</iconset>
   </property>
   <property name="text">
    <string>DB Browser for SQLite</string>
   </property>
  </action>
  <action name="actionOpen_Reference_Text">
   <property name="icon">
    <iconset resource="../UI_Icons.qrc">
     <normaloff>:/Icons/Icons/folder-open-document-text.png</normaloff>:/Icons/Icons/folder-open-document-text.png</iconset>
   </property>
   <property name="text">
    <string>Open Reference Text</string>
   </property>
  </action>
  <action name="action_Writer">
   <property name="icon">
    <iconset resource="../UI_Icons.qrc">
     <normaloff>:/Icons/Icons/BiblionWriter.png</normaloff>:/Icons/Icons/BiblionWriter.png</iconset>
   </property>
   <property name="text">
    <string>βϊϐλίον Writer</string>
   </property>
  </action>
  <action name="actionWordcount">
   <property name="icon">
    <iconset resource="../UI_Icons.qrc">
     <normaloff>:/Icons/Icons/countblue.png</normaloff>:/Icons/Icons/countblue.png</iconset>
   </property>
   <property name="text">
    <string>Reference Word Count</string>
   </property>
  </action>
 </widget>
 <resources>
  <include location="../UI_Icons.qrc"/>
 </resources>
 <connections/>
</ui>
